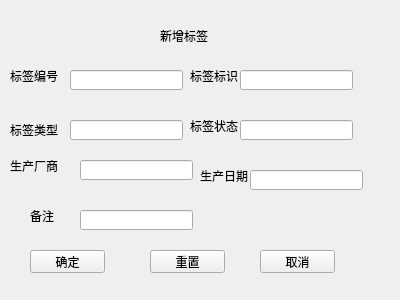
<?xml version="1.0" encoding="UTF-8"?>
<ui version="4.0">
 <class>Tag</class>
 <widget class="QWidget" name="Tag">
  <property name="geometry">
   <rect>
    <x>0</x>
    <y>0</y>
    <width>400</width>
    <height>300</height>
   </rect>
  </property>
  <property name="windowTitle">
   <string>Form</string>
  </property>
  <widget class="QLabel" name="label">
   <property name="geometry">
    <rect>
     <x>160</x>
     <y>30</y>
     <width>54</width>
     <height>12</height>
    </rect>
   </property>
   <property name="text">
    <string>新增标签</string>
   </property>
  </widget>
  <widget class="QLineEdit" name="lineEdit">
   <property name="geometry">
    <rect>
     <x>70</x>
     <y>70</y>
     <width>113</width>
     <height>20</height>
    </rect>
   </property>
  </widget>
  <widget class="QLineEdit" name="lineEdit_2">
   <property name="geometry">
    <rect>
     <x>240</x>
     <y>70</y>
     <width>113</width>
     <height>20</height>
    </rect>
   </property>
  </widget>
  <widget class="QLineEdit" name="lineEdit_3">
   <property name="geometry">
    <rect>
     <x>70</x>
     <y>120</y>
     <width>113</width>
     <height>20</height>
    </rect>
   </property>
  </widget>
  <widget class="QLineEdit" name="lineEdit_4">
   <property name="geometry">
    <rect>
     <x>240</x>
     <y>120</y>
     <width>113</width>
     <height>20</height>
    </rect>
   </property>
  </widget>
  <widget class="QLineEdit" name="lineEdit_5">
   <property name="geometry">
    <rect>
     <x>80</x>
     <y>160</y>
     <width>113</width>
     <height>20</height>
    </rect>
   </property>
  </widget>
  <widget class="QLineEdit" name="lineEdit_6">
   <property name="geometry">
    <rect>
     <x>250</x>
     <y>170</y>
     <width>113</width>
     <height>20</height>
    </rect>
   </property>
  </widget>
  <widget class="QLineEdit" name="lineEdit_7">
   <property name="geometry">
    <rect>
     <x>80</x>
     <y>210</y>
     <width>113</width>
     <height>20</height>
    </rect>
   </property>
  </widget>
  <widget class="QLabel" name="label_2">
   <property name="geometry">
    <rect>
     <x>10</x>
     <y>70</y>
     <width>54</width>
     <height>12</height>
    </rect>
   </property>
   <property name="text">
    <string>标签编号</string>
   </property>
  </widget>
  <widget class="QLabel" name="label_3">
   <property name="geometry">
    <rect>
     <x>190</x>
     <y>70</y>
     <width>54</width>
     <height>12</height>
    </rect>
   </property>
   <property name="text">
    <string>标签标识</string>
   </property>
  </widget>
  <widget class="QLabel" name="label_4">
   <property name="geometry">
    <rect>
     <x>10</x>
     <y>120</y>
     <width>54</width>
     <height>20</height>
    </rect>
   </property>
   <property name="text">
    <string>标签类型</string>
   </property>
  </widget>
  <widget class="QLabel" name="label_5">
   <property name="geometry">
    <rect>
     <x>190</x>
     <y>120</y>
     <width>54</width>
     <height>12</height>
    </rect>
   </property>
   <property name="text">
    <string>标签状态</string>
   </property>
  </widget>
  <widget class="QLabel" name="label_6">
   <property name="geometry">
    <rect>
     <x>10</x>
     <y>160</y>
     <width>54</width>
     <height>12</height>
    </rect>
   </property>
   <property name="text">
    <string>生产厂商</string>
   </property>
  </widget>
  <widget class="QLabel" name="label_7">
   <property name="geometry">
    <rect>
     <x>200</x>
     <y>170</y>
     <width>54</width>
     <height>12</height>
    </rect>
   </property>
   <property name="text">
    <string>生产日期</string>
   </property>
  </widget>
  <widget class="QLabel" name="label_8">
   <property name="geometry">
    <rect>
     <x>30</x>
     <y>210</y>
     <width>54</width>
     <height>12</height>
    </rect>
   </property>
   <property name="text">
    <string>备注</string>
   </property>
  </widget>
  <widget class="QPushButton" name="pushButton">
   <property name="geometry">
    <rect>
     <x>30</x>
     <y>250</y>
     <width>75</width>
     <height>23</height>
    </rect>
   </property>
   <property name="text">
    <string>确定</string>
   </property>
  </widget>
  <widget class="QPushButton" name="pushButton_2">
   <property name="geometry">
    <rect>
     <x>150</x>
     <y>250</y>
     <width>75</width>
     <height>23</height>
    </rect>
   </property>
   <property name="text">
    <string>重置</string>
   </property>
  </widget>
  <widget class="QPushButton" name="pushButton_3">
   <property name="geometry">
    <rect>
     <x>260</x>
     <y>250</y>
     <width>75</width>
     <height>23</height>
    </rect>
   </property>
   <property name="text">
    <string>取消</string>
   </property>
  </widget>
 </widget>
 <resources/>
 <connections/>
</ui>
